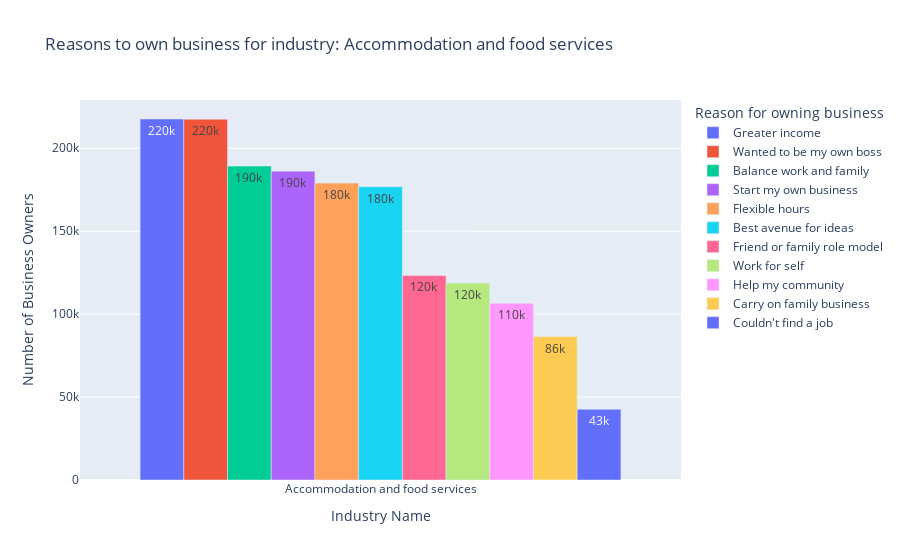
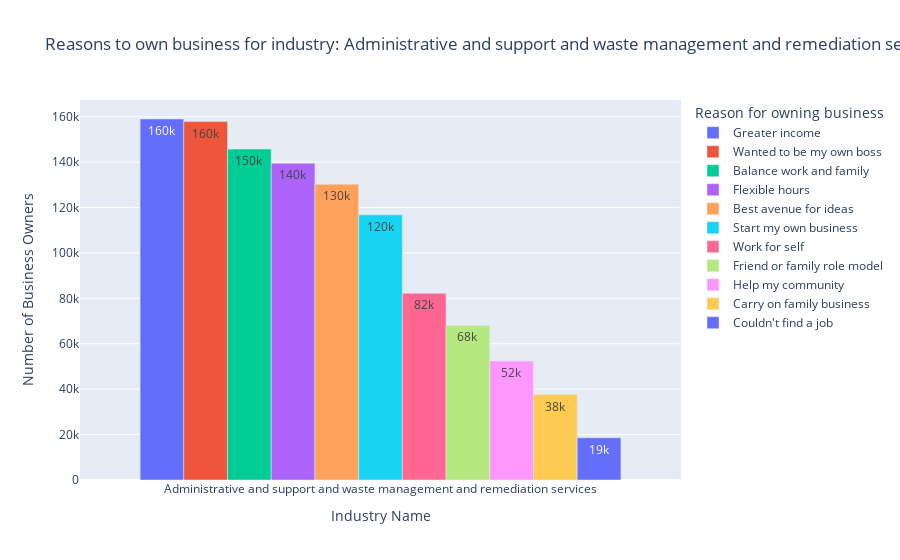
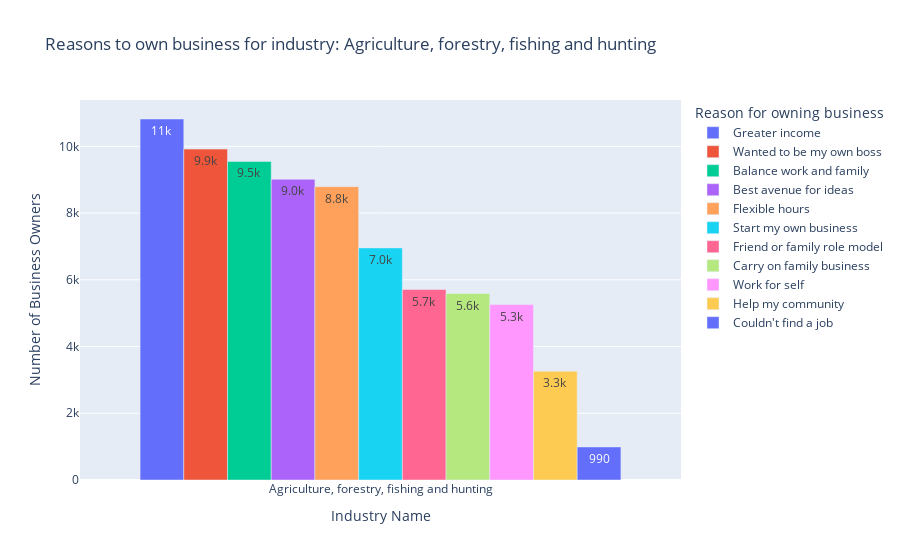
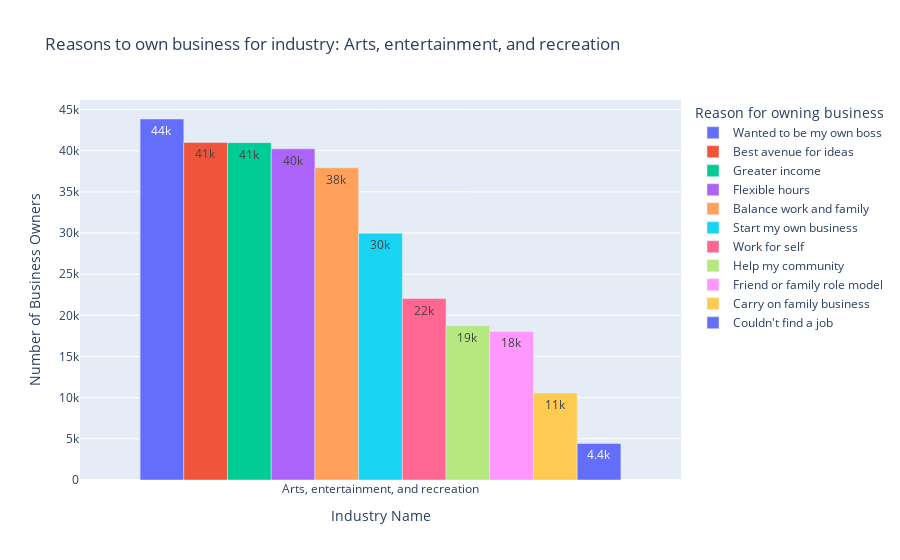

The cell these charts' notebook holds for them, in order:
### Markdown cell above
-   Optional : sorted the values by the number of business owners for each industry\
-   Load a bar chart for each induestry showing the number of business owners for each reason they chose to own a business

### Code cell
#plot each industry as its own bar chart
cols = df.columns
print(type(cols))

cols_list = [x for x in cols]
count = 0 #count for saving image to file

#loop through every industry in the index
for i in df.index:
    #get the df for each induestry
    tempdf = df[df.index == i]
    #print(type(tempdf))
    #sort values by row of the name (but theres only one industry name)
    tempdf=tempdf.sort_values(by=i,axis=1,ascending=False)
    #print(tempdf)
    fig = px.bar(tempdf, title=f"Reasons to own business for industry: {i}",text_auto = '.2s',barmode='group', 
                 labels={"NAICS2017_LABEL":"Industry Name", "OWNCHAR_LABEL":"Reason for owning business","value":"Number of Business Owners"})

    if(count < 3):
        filename = "../images/ReasonToOwnBusinessSingle"
        filename = filename + str(count) + ".png"
        #fig.write_image(filename,format='png',engine='kaleido')
    count +=1
    fig.show()

### Figure 1 — Plotly figure (JSON) as saved in the notebook; plotly's stock layout.template omitted (floating-point values rounded to 4 significant figures)
{"data": [{"alignmentgroup": "True", "hovertemplate": "Reason for owning business=Greater income<br>Industry Name=%{x}<br>Number of Business Owners=%{y}<extra></extra>", "legendgroup": "Greater income", "marker": {"color": "#636efa", "pattern": {"shape": ""}}, "name": "Greater income", "offsetgroup": "Greater income", "orientation": "v", "showlegend": true, "textposition": "auto", "texttemplate": "%{y:.2s}", "type": "bar", "x": ["Accommodation and food services"], "xaxis": "x", "y": [217657], "yaxis": "y"}, {"alignmentgroup": "True", "hovertemplate": "Reason for owning business=Wanted to be my own boss<br>Industry Name=%{x}<br>Number of Business Owners=%{y}<extra></extra>", "legendgroup": "Wanted to be my own boss", "marker": {"color": "#EF553B", "pattern": {"shape": ""}}, "name": "Wanted to be my own boss", "offsetgroup": "Wanted to be my own boss", "orientation": "v", "showlegend": true, "textposition": "auto", "texttemplate": "%{y:.2s}", "type": "bar", "x": ["Accommodation and food services"], "xaxis": "x", "y": [217539], "yaxis": "y"}, {"alignmentgroup": "True", "hovertemplate": "Reason for owning business=Balance work and family<br>Industry Name=%{x}<br>Number of Business Owners=%{y}<extra></extra>", "legendgroup": "Balance work and family", "marker": {"color": "#00cc96", "pattern": {"shape": ""}}, "name": "Balance work and family", "offsetgroup": "Balance work and family", "orientation": "v", "showlegend": true, "textposition": "auto", "texttemplate": "%{y:.2s}", "type": "bar", "x": ["Accommodation and food services"], "xaxis": "x", "y": [189302], "yaxis": "y"}, {"alignmentgroup": "True", "hovertemplate": "Reason for owning business=Start my own business<br>Industry Name=%{x}<br>Number of Business Owners=%{y}<extra></extra>", "legendgroup": "Start my own business", "marker": {"color": "#ab63fa", "pattern": {"shape": ""}}, "name": "Start my own business", "offsetgroup": "Start my own business", "orientation": "v", "showlegend": true, "textposition": "auto", "texttemplate": "%{y:.2s}", "type": "bar", "x": ["Accommodation and food services"], "xaxis": "x", "y": [186227], "yaxis": "y"}, {"alignmentgroup": "True", "hovertemplate": "Reason for owning business=Flexible hours<br>Industry Name=%{x}<br>Number of Business Owners=%{y}<extra></extra>", "legendgroup": "Flexible hours", "marker": {"color": "#FFA15A", "pattern": {"shape": ""}}, "name": "Flexible hours", "offsetgroup": "Flexible hours", "orientation": "v", "showlegend": true, "textposition": "auto", "texttemplate": "%{y:.2s}", "type": "bar", "x": ["Accommodation and food services"], "xaxis": "x", "y": [179016], "yaxis": "y"}, {"alignmentgroup": "True", "hovertemplate": "Reason for owning business=Best avenue for ideas<br>Industry Name=%{x}<br>Number of Business Owners=%{y}<extra></extra>", "legendgroup": "Best avenue for ideas", "marker": {"color": "#19d3f3", "pattern": {"shape": ""}}, "name": "Best avenue for ideas", "offsetgroup": "Best avenue for ideas", "orientation": "v", "showlegend": true, "textposition": "auto", "texttemplate": "%{y:.2s}", "type": "bar", "x": ["Accommodation and food services"], "xaxis": "x", "y": [176850], "yaxis": "y"}, {"alignmentgroup": "True", "hovertemplate": "Reason for owning business=Friend or family role model<br>Industry Name=%{x}<br>Number of Business Owners=%{y}<extra></extra>", "legendgroup": "Friend or family role model", "marker": {"color": "#FF6692", "pattern": {"shape": ""}}, "name": "Friend or family role model", "offsetgroup": "Friend or family role model", "orientation": "v", "showlegend": true, "textposition": "auto", "texttemplate": "%{y:.2s}", "type": "bar", "x": ["Accommodation and food services"], "xaxis": "x", "y": [123323], "yaxis": "y"}, {"alignmentgroup": "True", "hovertemplate": "Reason for owning business=Work for self<br>Industry Name=%{x}<br>Number of Business Owners=%{y}<extra></extra>", "legendgroup": "Work for self", "marker": {"color": "#B6E880", "pattern": {"shape": ""}}, "name": "Work for self", "offsetgroup": "Work for self", "orientation": "v", "showlegend": true, "textposition": "auto", "texttemplate": "%{y:.2s}", "type": "bar", "x": ["Accommodation and food services"], "xaxis": "x", "y": [118796], "yaxis": "y"}, {"alignmentgroup": "True", "hovertemplate": "Reason for owning business=Help my community<br>Industry Name=%{x}<br>Number of Business Owners=%{y}<extra></extra>", "legendgroup": "Help my community", "marker": {"color": "#FF97FF", "pattern": {"shape": ""}}, "name": "Help my community", "offsetgroup": "Help my community", "orientation": "v", "showlegend": true, "textposition": "auto", "texttemplate": "%{y:.2s}", "type": "bar", "x": ["Accommodation and food services"], "xaxis": "x", "y": [106602], "yaxis": "y"}, {"alignmentgroup": "True", "hovertemplate": "Reason for owning business=Carry on family business<br>Industry Name=%{x}<br>Number of Business Owners=%{y}<extra></extra>", "legendgroup": "Carry on family business", "marker": {"color": "#FECB52", "pattern": {"shape": ""}}, "name": "Carry on family business", "offsetgroup": "Carry on family business", "orientation": "v", "showlegend": true, "textposition": "auto", "texttemplate": "%{y:.2s}", "type": "bar", "x": ["Accommodation and food services"], "xaxis": "x", "y": [86454], "yaxis": "y"}, {"alignmentgroup": "True", "hovertemplate": "Reason for owning business=Couldn't find a job<br>Industry Name=%{x}<br>Number of Business Owners=%{y}<extra></extra>", "legendgroup": "Couldn't find a job", "marker": {"color": "#636efa", "pattern": {"shape": ""}}, "name": "Couldn't find a job", "offsetgroup": "Couldn't find a job", "orientation": "v", "showlegend": true, "textposition": "auto", "texttemplate": "%{y:.2s}", "type": "bar", "x": ["Accommodation and food services"], "xaxis": "x", "y": [42601], "yaxis": "y"}], "layout": {"barmode": "group", "legend": {"title": {"text": "Reason for owning business"}, "tracegroupgap": 0}, "title": {"text": "Reasons to own business for industry: Accommodation and food services"}, "xaxis": {"anchor": "y", "domain": [0, 1], "title": {"text": "Industry Name"}}, "yaxis": {"anchor": "x", "domain": [0, 1], "title": {"text": "Number of Business Owners"}}}}

### Figure 2 — Plotly figure (JSON) as saved in the notebook; plotly's stock layout.template omitted (floating-point values rounded to 4 significant figures)
{"data": [{"alignmentgroup": "True", "hovertemplate": "Reason for owning business=Greater income<br>Industry Name=%{x}<br>Number of Business Owners=%{y}<extra></extra>", "legendgroup": "Greater income", "marker": {"color": "#636efa", "pattern": {"shape": ""}}, "name": "Greater income", "offsetgroup": "Greater income", "orientation": "v", "showlegend": true, "textposition": "auto", "texttemplate": "%{y:.2s}", "type": "bar", "x": ["Administrative and support and waste management and remediation services"], "xaxis": "x", "y": [158977], "yaxis": "y"}, {"alignmentgroup": "True", "hovertemplate": "Reason for owning business=Wanted to be my own boss<br>Industry Name=%{x}<br>Number of Business Owners=%{y}<extra></extra>", "legendgroup": "Wanted to be my own boss", "marker": {"color": "#EF553B", "pattern": {"shape": ""}}, "name": "Wanted to be my own boss", "offsetgroup": "Wanted to be my own boss", "orientation": "v", "showlegend": true, "textposition": "auto", "texttemplate": "%{y:.2s}", "type": "bar", "x": ["Administrative and support and waste management and remediation services"], "xaxis": "x", "y": [157823], "yaxis": "y"}, {"alignmentgroup": "True", "hovertemplate": "Reason for owning business=Balance work and family<br>Industry Name=%{x}<br>Number of Business Owners=%{y}<extra></extra>", "legendgroup": "Balance work and family", "marker": {"color": "#00cc96", "pattern": {"shape": ""}}, "name": "Balance work and family", "offsetgroup": "Balance work and family", "orientation": "v", "showlegend": true, "textposition": "auto", "texttemplate": "%{y:.2s}", "type": "bar", "x": ["Administrative and support and waste management and remediation services"], "xaxis": "x", "y": [145728], "yaxis": "y"}, {"alignmentgroup": "True", "hovertemplate": "Reason for owning business=Flexible hours<br>Industry Name=%{x}<br>Number of Business Owners=%{y}<extra></extra>", "legendgroup": "Flexible hours", "marker": {"color": "#ab63fa", "pattern": {"shape": ""}}, "name": "Flexible hours", "offsetgroup": "Flexible hours", "orientation": "v", "showlegend": true, "textposition": "auto", "texttemplate": "%{y:.2s}", "type": "bar", "x": ["Administrative and support and waste management and remediation services"], "xaxis": "x", "y": [139506], "yaxis": "y"}, {"alignmentgroup": "True", "hovertemplate": "Reason for owning business=Best avenue for ideas<br>Industry Name=%{x}<br>Number of Business Owners=%{y}<extra></extra>", "legendgroup": "Best avenue for ideas", "marker": {"color": "#FFA15A", "pattern": {"shape": ""}}, "name": "Best avenue for ideas", "offsetgroup": "Best avenue for ideas", "orientation": "v", "showlegend": true, "textposition": "auto", "texttemplate": "%{y:.2s}", "type": "bar", "x": ["Administrative and support and waste management and remediation services"], "xaxis": "x", "y": [130290], "yaxis": "y"}, {"alignmentgroup": "True", "hovertemplate": "Reason for owning business=Start my own business<br>Industry Name=%{x}<br>Number of Business Owners=%{y}<extra></extra>", "legendgroup": "Start my own business", "marker": {"color": "#19d3f3", "pattern": {"shape": ""}}, "name": "Start my own business", "offsetgroup": "Start my own business", "orientation": "v", "showlegend": true, "textposition": "auto", "texttemplate": "%{y:.2s}", "type": "bar", "x": ["Administrative and support and waste management and remediation services"], "xaxis": "x", "y": [116772], "yaxis": "y"}, {"alignmentgroup": "True", "hovertemplate": "Reason for owning business=Work for self<br>Industry Name=%{x}<br>Number of Business Owners=%{y}<extra></extra>", "legendgroup": "Work for self", "marker": {"color": "#FF6692", "pattern": {"shape": ""}}, "name": "Work for self", "offsetgroup": "Work for self", "orientation": "v", "showlegend": true, "textposition": "auto", "texttemplate": "%{y:.2s}", "type": "bar", "x": ["Administrative and support and waste management and remediation services"], "xaxis": "x", "y": [82224], "yaxis": "y"}, {"alignmentgroup": "True", "hovertemplate": "Reason for owning business=Friend or family role model<br>Industry Name=%{x}<br>Number of Business Owners=%{y}<extra></extra>", "legendgroup": "Friend or family role model", "marker": {"color": "#B6E880", "pattern": {"shape": ""}}, "name": "Friend or family role model", "offsetgroup": "Friend or family role model", "orientation": "v", "showlegend": true, "textposition": "auto", "texttemplate": "%{y:.2s}", "type": "bar", "x": ["Administrative and support and waste management and remediation services"], "xaxis": "x", "y": [68044], "yaxis": "y"}, {"alignmentgroup": "True", "hovertemplate": "Reason for owning business=Help my community<br>Industry Name=%{x}<br>Number of Business Owners=%{y}<extra></extra>", "legendgroup": "Help my community", "marker": {"color": "#FF97FF", "pattern": {"shape": ""}}, "name": "Help my community", "offsetgroup": "Help my community", "orientation": "v", "showlegend": true, "textposition": "auto", "texttemplate": "%{y:.2s}", "type": "bar", "x": ["Administrative and support and waste management and remediation services"], "xaxis": "x", "y": [52441], "yaxis": "y"}, {"alignmentgroup": "True", "hovertemplate": "Reason for owning business=Carry on family business<br>Industry Name=%{x}<br>Number of Business Owners=%{y}<extra></extra>", "legendgroup": "Carry on family business", "marker": {"color": "#FECB52", "pattern": {"shape": ""}}, "name": "Carry on family business", "offsetgroup": "Carry on family business", "orientation": "v", "showlegend": true, "textposition": "auto", "texttemplate": "%{y:.2s}", "type": "bar", "x": ["Administrative and support and waste management and remediation services"], "xaxis": "x", "y": [37625], "yaxis": "y"}, {"alignmentgroup": "True", "hovertemplate": "Reason for owning business=Couldn't find a job<br>Industry Name=%{x}<br>Number of Business Owners=%{y}<extra></extra>", "legendgroup": "Couldn't find a job", "marker": {"color": "#636efa", "pattern": {"shape": ""}}, "name": "Couldn't find a job", "offsetgroup": "Couldn't find a job", "orientation": "v", "showlegend": true, "textposition": "auto", "texttemplate": "%{y:.2s}", "type": "bar", "x": ["Administrative and support and waste management and remediation services"], "xaxis": "x", "y": [18578], "yaxis": "y"}], "layout": {"barmode": "group", "legend": {"title": {"text": "Reason for owning business"}, "tracegroupgap": 0}, "title": {"text": "Reasons to own business for industry: Administrative and support and waste management and remediation services"}, "xaxis": {"anchor": "y", "domain": [0, 1], "title": {"text": "Industry Name"}}, "yaxis": {"anchor": "x", "domain": [0, 1], "title": {"text": "Number of Business Owners"}}}}

### Figure 3 — Plotly figure (JSON) as saved in the notebook; plotly's stock layout.template omitted (floating-point values rounded to 4 significant figures)
{"data": [{"alignmentgroup": "True", "hovertemplate": "Reason for owning business=Greater income<br>Industry Name=%{x}<br>Number of Business Owners=%{y}<extra></extra>", "legendgroup": "Greater income", "marker": {"color": "#636efa", "pattern": {"shape": ""}}, "name": "Greater income", "offsetgroup": "Greater income", "orientation": "v", "showlegend": true, "textposition": "auto", "texttemplate": "%{y:.2s}", "type": "bar", "x": ["Agriculture, forestry, fishing and hunting"], "xaxis": "x", "y": [10819], "yaxis": "y"}, {"alignmentgroup": "True", "hovertemplate": "Reason for owning business=Wanted to be my own boss<br>Industry Name=%{x}<br>Number of Business Owners=%{y}<extra></extra>", "legendgroup": "Wanted to be my own boss", "marker": {"color": "#EF553B", "pattern": {"shape": ""}}, "name": "Wanted to be my own boss", "offsetgroup": "Wanted to be my own boss", "orientation": "v", "showlegend": true, "textposition": "auto", "texttemplate": "%{y:.2s}", "type": "bar", "x": ["Agriculture, forestry, fishing and hunting"], "xaxis": "x", "y": [9917], "yaxis": "y"}, {"alignmentgroup": "True", "hovertemplate": "Reason for owning business=Balance work and family<br>Industry Name=%{x}<br>Number of Business Owners=%{y}<extra></extra>", "legendgroup": "Balance work and family", "marker": {"color": "#00cc96", "pattern": {"shape": ""}}, "name": "Balance work and family", "offsetgroup": "Balance work and family", "orientation": "v", "showlegend": true, "textposition": "auto", "texttemplate": "%{y:.2s}", "type": "bar", "x": ["Agriculture, forestry, fishing and hunting"], "xaxis": "x", "y": [9549], "yaxis": "y"}, {"alignmentgroup": "True", "hovertemplate": "Reason for owning business=Best avenue for ideas<br>Industry Name=%{x}<br>Number of Business Owners=%{y}<extra></extra>", "legendgroup": "Best avenue for ideas", "marker": {"color": "#ab63fa", "pattern": {"shape": ""}}, "name": "Best avenue for ideas", "offsetgroup": "Best avenue for ideas", "orientation": "v", "showlegend": true, "textposition": "auto", "texttemplate": "%{y:.2s}", "type": "bar", "x": ["Agriculture, forestry, fishing and hunting"], "xaxis": "x", "y": [9012], "yaxis": "y"}, {"alignmentgroup": "True", "hovertemplate": "Reason for owning business=Flexible hours<br>Industry Name=%{x}<br>Number of Business Owners=%{y}<extra></extra>", "legendgroup": "Flexible hours", "marker": {"color": "#FFA15A", "pattern": {"shape": ""}}, "name": "Flexible hours", "offsetgroup": "Flexible hours", "orientation": "v", "showlegend": true, "textposition": "auto", "texttemplate": "%{y:.2s}", "type": "bar", "x": ["Agriculture, forestry, fishing and hunting"], "xaxis": "x", "y": [8791], "yaxis": "y"}, {"alignmentgroup": "True", "hovertemplate": "Reason for owning business=Start my own business<br>Industry Name=%{x}<br>Number of Business Owners=%{y}<extra></extra>", "legendgroup": "Start my own business", "marker": {"color": "#19d3f3", "pattern": {"shape": ""}}, "name": "Start my own business", "offsetgroup": "Start my own business", "orientation": "v", "showlegend": true, "textposition": "auto", "texttemplate": "%{y:.2s}", "type": "bar", "x": ["Agriculture, forestry, fishing and hunting"], "xaxis": "x", "y": [6956], "yaxis": "y"}, {"alignmentgroup": "True", "hovertemplate": "Reason for owning business=Friend or family role model<br>Industry Name=%{x}<br>Number of Business Owners=%{y}<extra></extra>", "legendgroup": "Friend or family role model", "marker": {"color": "#FF6692", "pattern": {"shape": ""}}, "name": "Friend or family role model", "offsetgroup": "Friend or family role model", "orientation": "v", "showlegend": true, "textposition": "auto", "texttemplate": "%{y:.2s}", "type": "bar", "x": ["Agriculture, forestry, fishing and hunting"], "xaxis": "x", "y": [5709], "yaxis": "y"}, {"alignmentgroup": "True", "hovertemplate": "Reason for owning business=Carry on family business<br>Industry Name=%{x}<br>Number of Business Owners=%{y}<extra></extra>", "legendgroup": "Carry on family business", "marker": {"color": "#B6E880", "pattern": {"shape": ""}}, "name": "Carry on family business", "offsetgroup": "Carry on family business", "orientation": "v", "showlegend": true, "textposition": "auto", "texttemplate": "%{y:.2s}", "type": "bar", "x": ["Agriculture, forestry, fishing and hunting"], "xaxis": "x", "y": [5589], "yaxis": "y"}, {"alignmentgroup": "True", "hovertemplate": "Reason for owning business=Work for self<br>Industry Name=%{x}<br>Number of Business Owners=%{y}<extra></extra>", "legendgroup": "Work for self", "marker": {"color": "#FF97FF", "pattern": {"shape": ""}}, "name": "Work for self", "offsetgroup": "Work for self", "orientation": "v", "showlegend": true, "textposition": "auto", "texttemplate": "%{y:.2s}", "type": "bar", "x": ["Agriculture, forestry, fishing and hunting"], "xaxis": "x", "y": [5256], "yaxis": "y"}, {"alignmentgroup": "True", "hovertemplate": "Reason for owning business=Help my community<br>Industry Name=%{x}<br>Number of Business Owners=%{y}<extra></extra>", "legendgroup": "Help my community", "marker": {"color": "#FECB52", "pattern": {"shape": ""}}, "name": "Help my community", "offsetgroup": "Help my community", "orientation": "v", "showlegend": true, "textposition": "auto", "texttemplate": "%{y:.2s}", "type": "bar", "x": ["Agriculture, forestry, fishing and hunting"], "xaxis": "x", "y": [3262], "yaxis": "y"}, {"alignmentgroup": "True", "hovertemplate": "Reason for owning business=Couldn't find a job<br>Industry Name=%{x}<br>Number of Business Owners=%{y}<extra></extra>", "legendgroup": "Couldn't find a job", "marker": {"color": "#636efa", "pattern": {"shape": ""}}, "name": "Couldn't find a job", "offsetgroup": "Couldn't find a job", "orientation": "v", "showlegend": true, "textposition": "auto", "texttemplate": "%{y:.2s}", "type": "bar", "x": ["Agriculture, forestry, fishing and hunting"], "xaxis": "x", "y": [991], "yaxis": "y"}], "layout": {"barmode": "group", "legend": {"title": {"text": "Reason for owning business"}, "tracegroupgap": 0}, "title": {"text": "Reasons to own business for industry: Agriculture, forestry, fishing and hunting"}, "xaxis": {"anchor": "y", "domain": [0, 1], "title": {"text": "Industry Name"}}, "yaxis": {"anchor": "x", "domain": [0, 1], "title": {"text": "Number of Business Owners"}}}}

### Figure 4 — Plotly figure (JSON) as saved in the notebook; plotly's stock layout.template omitted (floating-point values rounded to 4 significant figures)
{"data": [{"alignmentgroup": "True", "hovertemplate": "Reason for owning business=Wanted to be my own boss<br>Industry Name=%{x}<br>Number of Business Owners=%{y}<extra></extra>", "legendgroup": "Wanted to be my own boss", "marker": {"color": "#636efa", "pattern": {"shape": ""}}, "name": "Wanted to be my own boss", "offsetgroup": "Wanted to be my own boss", "orientation": "v", "showlegend": true, "textposition": "auto", "texttemplate": "%{y:.2s}", "type": "bar", "x": ["Arts, entertainment, and recreation"], "xaxis": "x", "y": [43850], "yaxis": "y"}, {"alignmentgroup": "True", "hovertemplate": "Reason for owning business=Best avenue for ideas<br>Industry Name=%{x}<br>Number of Business Owners=%{y}<extra></extra>", "legendgroup": "Best avenue for ideas", "marker": {"color": "#EF553B", "pattern": {"shape": ""}}, "name": "Best avenue for ideas", "offsetgroup": "Best avenue for ideas", "orientation": "v", "showlegend": true, "textposition": "auto", "texttemplate": "%{y:.2s}", "type": "bar", "x": ["Arts, entertainment, and recreation"], "xaxis": "x", "y": [41007], "yaxis": "y"}, {"alignmentgroup": "True", "hovertemplate": "Reason for owning business=Greater income<br>Industry Name=%{x}<br>Number of Business Owners=%{y}<extra></extra>", "legendgroup": "Greater income", "marker": {"color": "#00cc96", "pattern": {"shape": ""}}, "name": "Greater income", "offsetgroup": "Greater income", "orientation": "v", "showlegend": true, "textposition": "auto", "texttemplate": "%{y:.2s}", "type": "bar", "x": ["Arts, entertainment, and recreation"], "xaxis": "x", "y": [40979], "yaxis": "y"}, {"alignmentgroup": "True", "hovertemplate": "Reason for owning business=Flexible hours<br>Industry Name=%{x}<br>Number of Business Owners=%{y}<extra></extra>", "legendgroup": "Flexible hours", "marker": {"color": "#ab63fa", "pattern": {"shape": ""}}, "name": "Flexible hours", "offsetgroup": "Flexible hours", "orientation": "v", "showlegend": true, "textposition": "auto", "texttemplate": "%{y:.2s}", "type": "bar", "x": ["Arts, entertainment, and recreation"], "xaxis": "x", "y": [40228], "yaxis": "y"}, {"alignmentgroup": "True", "hovertemplate": "Reason for owning business=Balance work and family<br>Industry Name=%{x}<br>Number of Business Owners=%{y}<extra></extra>", "legendgroup": "Balance work and family", "marker": {"color": "#FFA15A", "pattern": {"shape": ""}}, "name": "Balance work and family", "offsetgroup": "Balance work and family", "orientation": "v", "showlegend": true, "textposition": "auto", "texttemplate": "%{y:.2s}", "type": "bar", "x": ["Arts, entertainment, and recreation"], "xaxis": "x", "y": [37927], "yaxis": "y"}, {"alignmentgroup": "True", "hovertemplate": "Reason for owning business=Start my own business<br>Industry Name=%{x}<br>Number of Business Owners=%{y}<extra></extra>", "legendgroup": "Start my own business", "marker": {"color": "#19d3f3", "pattern": {"shape": ""}}, "name": "Start my own business", "offsetgroup": "Start my own business", "orientation": "v", "showlegend": true, "textposition": "auto", "texttemplate": "%{y:.2s}", "type": "bar", "x": ["Arts, entertainment, and recreation"], "xaxis": "x", "y": [29980], "yaxis": "y"}, {"alignmentgroup": "True", "hovertemplate": "Reason for owning business=Work for self<br>Industry Name=%{x}<br>Number of Business Owners=%{y}<extra></extra>", "legendgroup": "Work for self", "marker": {"color": "#FF6692", "pattern": {"shape": ""}}, "name": "Work for self", "offsetgroup": "Work for self", "orientation": "v", "showlegend": true, "textposition": "auto", "texttemplate": "%{y:.2s}", "type": "bar", "x": ["Arts, entertainment, and recreation"], "xaxis": "x", "y": [22042], "yaxis": "y"}, {"alignmentgroup": "True", "hovertemplate": "Reason for owning business=Help my community<br>Industry Name=%{x}<br>Number of Business Owners=%{y}<extra></extra>", "legendgroup": "Help my community", "marker": {"color": "#B6E880", "pattern": {"shape": ""}}, "name": "Help my community", "offsetgroup": "Help my community", "orientation": "v", "showlegend": true, "textposition": "auto", "texttemplate": "%{y:.2s}", "type": "bar", "x": ["Arts, entertainment, and recreation"], "xaxis": "x", "y": [18726], "yaxis": "y"}, {"alignmentgroup": "True", "hovertemplate": "Reason for owning business=Friend or family role model<br>Industry Name=%{x}<br>Number of Business Owners=%{y}<extra></extra>", "legendgroup": "Friend or family role model", "marker": {"color": "#FF97FF", "pattern": {"shape": ""}}, "name": "Friend or family role model", "offsetgroup": "Friend or family role model", "orientation": "v", "showlegend": true, "textposition": "auto", "texttemplate": "%{y:.2s}", "type": "bar", "x": ["Arts, entertainment, and recreation"], "xaxis": "x", "y": [18043], "yaxis": "y"}, {"alignmentgroup": "True", "hovertemplate": "Reason for owning business=Carry on family business<br>Industry Name=%{x}<br>Number of Business Owners=%{y}<extra></extra>", "legendgroup": "Carry on family business", "marker": {"color": "#FECB52", "pattern": {"shape": ""}}, "name": "Carry on family business", "offsetgroup": "Carry on family business", "orientation": "v", "showlegend": true, "textposition": "auto", "texttemplate": "%{y:.2s}", "type": "bar", "x": ["Arts, entertainment, and recreation"], "xaxis": "x", "y": [10580], "yaxis": "y"}, {"alignmentgroup": "True", "hovertemplate": "Reason for owning business=Couldn't find a job<br>Industry Name=%{x}<br>Number of Business Owners=%{y}<extra></extra>", "legendgroup": "Couldn't find a job", "marker": {"color": "#636efa", "pattern": {"shape": ""}}, "name": "Couldn't find a job", "offsetgroup": "Couldn't find a job", "orientation": "v", "showlegend": true, "textposition": "auto", "texttemplate": "%{y:.2s}", "type": "bar", "x": ["Arts, entertainment, and recreation"], "xaxis": "x", "y": [4448], "yaxis": "y"}], "layout": {"barmode": "group", "legend": {"title": {"text": "Reason for owning business"}, "tracegroupgap": 0}, "title": {"text": "Reasons to own business for industry: Arts, entertainment, and recreation"}, "xaxis": {"anchor": "y", "domain": [0, 1], "title": {"text": "Industry Name"}}, "yaxis": {"anchor": "x", "domain": [0, 1], "title": {"text": "Number of Business Owners"}}}}
